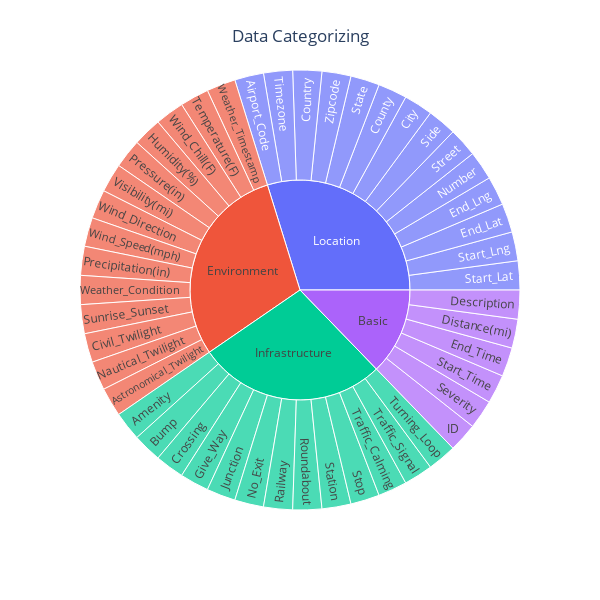

Notebook code for this chart:
### Code cell
# Category Visualization
# https://plotly.com/python/sunburst-charts/
data_category = dict(
    character=["Basic", "Location", "Environment", "Infrastructure", 'ID', 'Severity', 'Start_Time', 'End_Time', 'Distance(mi)', 'Description', 'Start_Lat', 'Start_Lng','End_Lat', 'End_Lng', 'Number', 'Street','Side', 'City', 'County', 'State', 'Zipcode', 'Country', 'Timezone', 'Airport_Code', 'Weather_Timestamp', 'Temperature(F)', 'Wind_Chill(F)', 'Humidity(%)', 'Pressure(in)', 'Visibility(mi)', 'Wind_Direction', 'Wind_Speed(mph)', 'Precipitation(in)', 'Weather_Condition', 'Sunrise_Sunset', 'Civil_Twilight', 'Nautical_Twilight', 'Astronomical_Twilight', 'Amenity', 'Bump', 'Crossing', 'Give_Way', 'Junction', 'No_Exit', 'Railway', 'Roundabout', 'Station', 'Stop', 'Traffic_Calming', 'Traffic_Signal', 'Turning_Loop'],
    parent=["","","","","Basic", "Basic", "Basic", "Basic", "Basic", "Basic", "Location", "Location", "Location", "Location", "Location", "Location", "Location", "Location", "Location", "Location", "Location", "Location", "Location", "Location", "Environment", "Environment", "Environment", "Environment", "Environment", "Environment", "Environment", "Environment", "Environment", "Environment", "Environment", "Environment", "Environment", "Environment", "Infrastructure", "Infrastructure", "Infrastructure", "Infrastructure", "Infrastructure", "Infrastructure", "Infrastructure", "Infrastructure", "Infrastructure", "Infrastructure", "Infrastructure", "Infrastructure", "Infrastructure"],
)

category_fig =px.sunburst(
    data_category,
    names='character',
    parents='parent'
)
category_fig.update_layout(
    autosize=False,
    width=600,
    height=600,
    title={
        'text': "Data Categorizing",
        'y':0.95,
        'x':0.5,
        'xanchor': 'center',
        'yanchor': 'top'})
category_fig.show()

### Figure 1 — Plotly figure (JSON) as saved in the notebook; plotly's stock layout.template omitted (floating-point values rounded to 4 significant figures)
{"data": [{"domain": {"x": [0, 1], "y": [0, 1]}, "hovertemplate": "character=%{label}<br>parent=%{parent}<extra></extra>", "labels": ["Basic", "Location", "Environment", "Infrastructure", "ID", "Severity", "Start_Time", "End_Time", "Distance(mi)", "Description", "Start_Lat", "Start_Lng", "End_Lat", "End_Lng", "Number", "Street", "Side", "City", "County", "State", "Zipcode", "Country", "Timezone", "Airport_Code", "Weather_Timestamp", "Temperature(F)", "Wind_Chill(F)", "Humidity(%)", "Pressure(in)", "Visibility(mi)", "Wind_Direction", "Wind_Speed(mph)", "Precipitation(in)", "Weather_Condition", "Sunrise_Sunset", "Civil_Twilight", "Nautical_Twilight", "Astronomical_Twilight", "Amenity", "Bump", "Crossing", "Give_Way", "Junction", "No_Exit", "Railway", "Roundabout", "Station", "Stop", "Traffic_Calming", "Traffic_Signal", "Turning_Loop"], "name": "", "parents": ["", "", "", "", "Basic", "Basic", "Basic", "Basic", "Basic", "Basic", "Location", "Location", "Location", "Location", "Location", "Location", "Location", "Location", "Location", "Location", "Location", "Location", "Location", "Location", "Environment", "Environment", "Environment", "Environment", "Environment", "Environment", "Environment", "Environment", "Environment", "Environment", "Environment", "Environment", "Environment", "Environment", "Infrastructure", "Infrastructure", "Infrastructure", "Infrastructure", "Infrastructure", "Infrastructure", "Infrastructure", "Infrastructure", "Infrastructure", "Infrastructure", "Infrastructure", "Infrastructure", "Infrastructure"], "type": "sunburst"}], "layout": {"autosize": false, "height": 600, "legend": {"tracegroupgap": 0}, "margin": {"t": 60}, "title": {"text": "Data Categorizing", "x": 0.5, "xanchor": "center", "y": 0.95, "yanchor": "top"}, "width": 600}}
